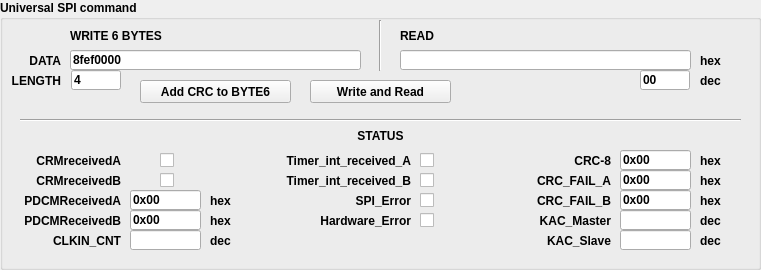
    <widget class="QGroupBox" name="groupBox_2">
     <property name="geometry">
      <rect>
       <x>10</x>
       <y>130</y>
       <width>761</width>
       <height>270</height>
      </rect>
     </property>
     <property name="minimumSize">
      <size>
       <width>0</width>
       <height>270</height>
      </size>
     </property>
     <property name="font">
      <font>
       <weight>75</weight>
       <bold>true</bold>
      </font>
     </property>
     <property name="title">
      <string>Universal SPI command</string>
     </property>
     <widget class="QLineEdit" name="lineEditSPIWriteData">
      <property name="geometry">
       <rect>
        <x>70</x>
        <y>50</y>
        <width>291</width>
        <height>20</height>
       </rect>
      </property>
      <property name="minimumSize">
       <size>
        <width>150</width>
        <height>0</height>
       </size>
      </property>
      <property name="accessibleName">
       <string>WriteData</string>
      </property>
      <property name="inputMask">
       <string/>
      </property>
      <property name="text">
       <string>8fef0000</string>
      </property>
      <property name="maxLength">
       <number>32767</number>
      </property>
     </widget>
     <widget class="QLineEdit" name="lineEditSPIReadData">
      <property name="geometry">
       <rect>
        <x>400</x>
        <y>50</y>
        <width>291</width>
        <height>20</height>
       </rect>
      </property>
      <property name="minimumSize">
       <size>
        <width>150</width>
        <height>0</height>
       </size>
      </property>
      <property name="accessibleName">
       <string>ReadData</string>
      </property>
      <property name="inputMask">
       <string/>
      </property>
      <property name="text">
       <string/>
      </property>
      <property name="readOnly">
       <bool>true</bool>
      </property>
     </widget>
     <widget class="QLabel" name="label_11">
      <property name="geometry">
       <rect>
        <x>400</x>
        <y>20</y>
        <width>101</width>
        <height>31</height>
       </rect>
      </property>
      <property name="font">
       <font>
        <weight>75</weight>
        <bold>true</bold>
       </font>
      </property>
      <property name="text">
       <string>READ</string>
      </property>
      <property name="alignment">
       <set>Qt::AlignLeading|Qt::AlignLeft|Qt::AlignVCenter</set>
      </property>
     </widget>
     <widget class="CustomControls::PushButton" name="pushButtonSPIWriteRead">
      <property name="geometry">
       <rect>
        <x>310</x>
        <y>80</y>
        <width>141</width>
        <height>23</height>
       </rect>
      </property>
      <property name="font">
       <font>
        <weight>75</weight>
        <bold>true</bold>
       </font>
      </property>
      <property name="accessibleName">
       <string>SPIWriteRead()</string>
      </property>
      <property name="text">
       <string>Write and Read</string>
      </property>
     </widget>
     <widget class="QLabel" name="label_12">
      <property name="geometry">
       <rect>
        <x>70</x>
        <y>20</y>
        <width>131</width>
        <height>31</height>
       </rect>
      </property>
      <property name="font">
       <font>
        <weight>75</weight>
        <bold>true</bold>
       </font>
      </property>
      <property name="text">
       <string>WRITE 6 BYTES</string>
      </property>
      <property name="alignment">
       <set>Qt::AlignLeading|Qt::AlignLeft|Qt::AlignVCenter</set>
      </property>
     </widget>
     <widget class="QLabel" name="label_13">
      <property name="geometry">
       <rect>
        <x>700</x>
        <y>50</y>
        <width>41</width>
        <height>21</height>
       </rect>
      </property>
      <property name="text">
       <string>hex</string>
      </property>
     </widget>
     <widget class="QLineEdit" name="lineEditSPIWriteDataCount">
      <property name="geometry">
       <rect>
        <x>71</x>
        <y>70</y>
        <width>50</width>
        <height>20</height>
       </rect>
      </property>
      <property name="minimumSize">
       <size>
        <width>50</width>
        <height>0</height>
       </size>
      </property>
      <property name="accessibleName">
       <string>WriteData</string>
      </property>
      <property name="inputMask">
       <string/>
      </property>
      <property name="text">
       <string>4</string>
      </property>
      <property name="readOnly">
       <bool>true</bool>
      </property>
     </widget>
     <widget class="QLabel" name="label_15">
      <property name="geometry">
       <rect>
        <x>10</x>
        <y>50</y>
        <width>51</width>
        <height>21</height>
       </rect>
      </property>
      <property name="text">
       <string>DATA</string>
      </property>
      <property name="alignment">
       <set>Qt::AlignRight|Qt::AlignTrailing|Qt::AlignVCenter</set>
      </property>
     </widget>
     <widget class="QLabel" name="label_16">
      <property name="geometry">
       <rect>
        <x>0</x>
        <y>70</y>
        <width>61</width>
        <height>21</height>
       </rect>
      </property>
      <property name="text">
       <string>LENGTH</string>
      </property>
      <property name="alignment">
       <set>Qt::AlignRight|Qt::AlignTrailing|Qt::AlignVCenter</set>
      </property>
     </widget>
     <widget class="QLineEdit" name="lineEditSPIReadDataCount">
      <property name="geometry">
       <rect>
        <x>640</x>
        <y>70</y>
        <width>50</width>
        <height>20</height>
       </rect>
      </property>
      <property name="minimumSize">
       <size>
        <width>50</width>
        <height>0</height>
       </size>
      </property>
      <property name="accessibleName">
       <string>WriteData</string>
      </property>
      <property name="inputMask">
       <string/>
      </property>
      <property name="text">
       <string>00</string>
      </property>
      <property name="readOnly">
       <bool>true</bool>
      </property>
     </widget>
     <widget class="QLabel" name="label_20">
      <property name="geometry">
       <rect>
        <x>700</x>
        <y>70</y>
        <width>41</width>
        <height>21</height>
       </rect>
      </property>
      <property name="text">
       <string>dec</string>
      </property>
     </widget>
     <widget class="CustomControls::PushButton" name="pushButtonSPICRC">
      <property name="geometry">
       <rect>
        <x>140</x>
        <y>80</y>
        <width>151</width>
        <height>23</height>
       </rect>
      </property>
      <property name="accessibleName">
       <string>SPICRC()</string>
      </property>
      <property name="text">
       <string>Add CRC to BYTE6</string>
      </property>
     </widget>
     <widget class="CustomControls::LineEdit" name="lineEditStatus">
      <property name="geometry">
       <rect>
        <x>130</x>
        <y>190</y>
        <width>71</width>
        <height>20</height>
       </rect>
      </property>
      <property name="minimumSize">
       <size>
        <width>50</width>
        <height>0</height>
       </size>
      </property>
      <property name="accessibleName">
       <string>STATUS[PDCM_RECEIVED_A]</string>
      </property>
      <property name="inputMask">
       <string/>
      </property>
      <property name="text">
       <string>0x00</string>
      </property>
     </widget>
     <widget class="CustomControls::LineEdit" name="lineEditStatus_2">
      <property name="geometry">
       <rect>
        <x>130</x>
        <y>210</y>
        <width>71</width>
        <height>20</height>
       </rect>
      </property>
      <property name="minimumSize">
       <size>
        <width>50</width>
        <height>0</height>
       </size>
      </property>
      <property name="accessibleName">
       <string>STATUS[PDCM_RECEIVED_B]</string>
      </property>
      <property name="inputMask">
       <string/>
      </property>
      <property name="text">
       <string>0x00</string>
      </property>
     </widget>
     <widget class="QLabel" name="label_39">
      <property name="geometry">
       <rect>
        <x>0</x>
        <y>190</y>
        <width>121</width>
        <height>21</height>
       </rect>
      </property>
      <property name="text">
       <string>PDCMReceivedA</string>
      </property>
      <property name="alignment">
       <set>Qt::AlignRight|Qt::AlignTrailing|Qt::AlignVCenter</set>
      </property>
     </widget>
     <widget class="QLabel" name="label_40">
      <property name="geometry">
       <rect>
        <x>0</x>
        <y>210</y>
        <width>121</width>
        <height>21</height>
       </rect>
      </property>
      <property name="text">
       <string>PDCMReceivedB</string>
      </property>
      <property name="alignment">
       <set>Qt::AlignRight|Qt::AlignTrailing|Qt::AlignVCenter</set>
      </property>
     </widget>
     <widget class="QLabel" name="label_41">
      <property name="geometry">
       <rect>
        <x>530</x>
        <y>150</y>
        <width>81</width>
        <height>21</height>
       </rect>
      </property>
      <property name="text">
       <string>CRC-8</string>
      </property>
      <property name="alignment">
       <set>Qt::AlignRight|Qt::AlignTrailing|Qt::AlignVCenter</set>
      </property>
     </widget>
     <widget class="CustomControls::LineEdit" name="lineEditStatus_7">
      <property name="geometry">
       <rect>
        <x>620</x>
        <y>150</y>
        <width>71</width>
        <height>20</height>
       </rect>
      </property>
      <property name="minimumSize">
       <size>
        <width>50</width>
        <height>0</height>
       </size>
      </property>
      <property name="accessibleName">
       <string>STATUS[CRC8]</string>
      </property>
      <property name="inputMask">
       <string/>
      </property>
      <property name="text">
       <string>0x00</string>
      </property>
     </widget>
     <widget class="QLabel" name="label_42">
      <property name="geometry">
       <rect>
        <x>30</x>
        <y>230</y>
        <width>91</width>
        <height>21</height>
       </rect>
      </property>
      <property name="text">
       <string>CLKIN_CNT</string>
      </property>
      <property name="alignment">
       <set>Qt::AlignRight|Qt::AlignTrailing|Qt::AlignVCenter</set>
      </property>
     </widget>
     <widget class="CustomControls::LineEdit" name="lineEditStatus_8">
      <property name="geometry">
       <rect>
        <x>130</x>
        <y>230</y>
        <width>71</width>
        <height>20</height>
       </rect>
      </property>
      <property name="minimumSize">
       <size>
        <width>50</width>
        <height>0</height>
       </size>
      </property>
      <property name="accessibleName">
       <string>STATUS[CLKIN_CNT]</string>
      </property>
      <property name="inputMask">
       <string/>
      </property>
      <property name="text">
       <string/>
      </property>
     </widget>
     <widget class="QLabel" name="label_43">
      <property name="geometry">
       <rect>
        <x>500</x>
        <y>190</y>
        <width>111</width>
        <height>21</height>
       </rect>
      </property>
      <property name="text">
       <string>CRC_FAIL_B</string>
      </property>
      <property name="alignment">
       <set>Qt::AlignRight|Qt::AlignTrailing|Qt::AlignVCenter</set>
      </property>
     </widget>
     <widget class="QLabel" name="label_44">
      <property name="geometry">
       <rect>
        <x>510</x>
        <y>170</y>
        <width>101</width>
        <height>21</height>
       </rect>
      </property>
      <property name="text">
       <string>CRC_FAIL_A</string>
      </property>
      <property name="alignment">
       <set>Qt::AlignRight|Qt::AlignTrailing|Qt::AlignVCenter</set>
      </property>
     </widget>
     <widget class="CustomControls::LineEdit" name="lineEditStatus_9">
      <property name="geometry">
       <rect>
        <x>620</x>
        <y>170</y>
        <width>71</width>
        <height>20</height>
       </rect>
      </property>
      <property name="minimumSize">
       <size>
        <width>50</width>
        <height>0</height>
       </size>
      </property>
      <property name="accessibleName">
       <string>STATUS[CRC_FAIL_A]</string>
      </property>
      <property name="inputMask">
       <string/>
      </property>
      <property name="text">
       <string>0x00</string>
      </property>
     </widget>
     <widget class="CustomControls::LineEdit" name="lineEditStatus_10">
      <property name="geometry">
       <rect>
        <x>620</x>
        <y>190</y>
        <width>71</width>
        <height>20</height>
       </rect>
      </property>
      <property name="minimumSize">
       <size>
        <width>50</width>
        <height>0</height>
       </size>
      </property>
      <property name="accessibleName">
       <string>STATUS[CRC_FAIL_B]</string>
      </property>
      <property name="inputMask">
       <string/>
      </property>
      <property name="text">
       <string>0x00</string>
      </property>
     </widget>
     <widget class="QLabel" name="label_21">
      <property name="geometry">
       <rect>
        <x>210</x>
        <y>190</y>
        <width>41</width>
        <height>21</height>
       </rect>
      </property>
      <property name="text">
       <string>hex</string>
      </property>
     </widget>
     <widget class="QLabel" name="label_22">
      <property name="geometry">
       <rect>
        <x>210</x>
        <y>210</y>
        <width>41</width>
        <height>21</height>
       </rect>
      </property>
      <property name="text">
       <string>hex</string>
      </property>
     </widget>
     <widget class="QLabel" name="label_45">
      <property name="geometry">
       <rect>
        <x>700</x>
        <y>170</y>
        <width>41</width>
        <height>21</height>
       </rect>
      </property>
      <property name="text">
       <string>hex</string>
      </property>
     </widget>
     <widget class="QLabel" name="label_46">
      <property name="geometry">
       <rect>
        <x>700</x>
        <y>190</y>
        <width>41</width>
        <height>21</height>
       </rect>
      </property>
      <property name="text">
       <string>hex</string>
      </property>
     </widget>
     <widget class="QLabel" name="label_47">
      <property name="geometry">
       <rect>
        <x>210</x>
        <y>230</y>
        <width>41</width>
        <height>21</height>
       </rect>
      </property>
      <property name="text">
       <string>dec</string>
      </property>
     </widget>
     <widget class="QLabel" name="label_48">
      <property name="geometry">
       <rect>
        <x>700</x>
        <y>150</y>
        <width>41</width>
        <height>21</height>
       </rect>
      </property>
      <property name="text">
       <string>hex</string>
      </property>
     </widget>
     <widget class="QLabel" name="label_49">
      <property name="geometry">
       <rect>
        <x>500</x>
        <y>210</y>
        <width>111</width>
        <height>21</height>
       </rect>
      </property>
      <property name="text">
       <string>KAC_Master</string>
      </property>
      <property name="alignment">
       <set>Qt::AlignRight|Qt::AlignTrailing|Qt::AlignVCenter</set>
      </property>
     </widget>
     <widget class="CustomControls::LineEdit" name="lineEditStatus_11">
      <property name="geometry">
       <rect>
        <x>620</x>
        <y>210</y>
        <width>71</width>
        <height>20</height>
       </rect>
      </property>
      <property name="minimumSize">
       <size>
        <width>20</width>
        <height>0</height>
       </size>
      </property>
      <property name="accessibleName">
       <string>STATUS[KAC_MASTER]</string>
      </property>
      <property name="inputMask">
       <string/>
      </property>
      <property name="text">
       <string/>
      </property>
     </widget>
     <widget class="CustomControls::LineEdit" name="lineEditStatus_12">
      <property name="geometry">
       <rect>
        <x>620</x>
        <y>230</y>
        <width>71</width>
        <height>20</height>
       </rect>
      </property>
      <property name="minimumSize">
       <size>
        <width>20</width>
        <height>0</height>
       </size>
      </property>
      <property name="accessibleName">
       <string>STATUS[KAC_SLAVE]</string>
      </property>
      <property name="inputMask">
       <string/>
      </property>
      <property name="text">
       <string/>
      </property>
     </widget>
     <widget class="QLabel" name="label_52">
      <property name="geometry">
       <rect>
        <x>520</x>
        <y>230</y>
        <width>91</width>
        <height>21</height>
       </rect>
      </property>
      <property name="text">
       <string>KAC_Slave</string>
      </property>
      <property name="alignment">
       <set>Qt::AlignRight|Qt::AlignTrailing|Qt::AlignVCenter</set>
      </property>
     </widget>
     <widget class="CustomControls::CheckBox" name="checkBox_22">
      <property name="geometry">
       <rect>
        <x>160</x>
        <y>150</y>
        <width>131</width>
        <height>20</height>
       </rect>
      </property>
      <property name="accessibleName">
       <string>STATUS[CRM_RECEIVED_A]</string>
      </property>
      <property name="text">
       <string/>
      </property>
     </widget>
     <widget class="CustomControls::CheckBox" name="checkBox_23">
      <property name="geometry">
       <rect>
        <x>160</x>
        <y>170</y>
        <width>131</width>
        <height>20</height>
       </rect>
      </property>
      <property name="accessibleName">
       <string>STATUS[CRM_RECEIVED_B]</string>
      </property>
      <property name="text">
       <string/>
      </property>
     </widget>
     <widget class="CustomControls::CheckBox" name="checkBox_24">
      <property name="geometry">
       <rect>
        <x>420</x>
        <y>150</y>
        <width>31</width>
        <height>20</height>
       </rect>
      </property>
      <property name="accessibleName">
       <string>STATUS[TIMER_INT_RECEIVED_A]</string>
      </property>
      <property name="text">
       <string/>
      </property>
     </widget>
     <widget class="CustomControls::CheckBox" name="checkBox_25">
      <property name="geometry">
       <rect>
        <x>420</x>
        <y>170</y>
        <width>31</width>
        <height>20</height>
       </rect>
      </property>
      <property name="accessibleName">
       <string>STATUS[TIMER_INT_RECEIVED_B]</string>
      </property>
      <property name="text">
       <string/>
      </property>
     </widget>
     <widget class="CustomControls::CheckBox" name="checkBox_26">
      <property name="geometry">
       <rect>
        <x>420</x>
        <y>190</y>
        <width>41</width>
        <height>20</height>
       </rect>
      </property>
      <property name="accessibleName">
       <string>STATUS[SPI_ERROR]</string>
      </property>
      <property name="text">
       <string/>
      </property>
     </widget>
     <widget class="CustomControls::CheckBox" name="checkBox_27">
      <property name="geometry">
       <rect>
        <x>420</x>
        <y>210</y>
        <width>41</width>
        <height>20</height>
       </rect>
      </property>
      <property name="accessibleName">
       <string>STATUS[HARDWARE_ERROR]</string>
      </property>
      <property name="text">
       <string/>
      </property>
     </widget>
     <widget class="Line" name="line_2">
      <property name="geometry">
       <rect>
        <x>370</x>
        <y>20</y>
        <width>21</width>
        <height>51</height>
       </rect>
      </property>
      <property name="orientation">
       <enum>Qt::Vertical</enum>
      </property>
     </widget>
     <widget class="Line" name="line_3">
      <property name="geometry">
       <rect>
        <x>20</x>
        <y>110</y>
        <width>721</width>
        <height>21</height>
       </rect>
      </property>
      <property name="orientation">
       <enum>Qt::Horizontal</enum>
      </property>
     </widget>
     <widget class="QLabel" name="label_14">
      <property name="geometry">
       <rect>
        <x>240</x>
        <y>120</y>
        <width>281</width>
        <height>31</height>
       </rect>
      </property>
      <property name="font">
       <font>
        <weight>75</weight>
        <bold>true</bold>
       </font>
      </property>
      <property name="text">
       <string>STATUS</string>
      </property>
      <property name="alignment">
       <set>Qt::AlignCenter</set>
      </property>
     </widget>
     <widget class="QLabel" name="label_51">
      <property name="geometry">
       <rect>
        <x>10</x>
        <y>170</y>
        <width>111</width>
        <height>21</height>
       </rect>
      </property>
      <property name="text">
       <string>CRMreceivedB</string>
      </property>
      <property name="alignment">
       <set>Qt::AlignRight|Qt::AlignTrailing|Qt::AlignVCenter</set>
      </property>
     </widget>
     <widget class="QLabel" name="label_53">
      <property name="geometry">
       <rect>
        <x>10</x>
        <y>150</y>
        <width>111</width>
        <height>21</height>
       </rect>
      </property>
      <property name="text">
       <string>CRMreceivedA</string>
      </property>
      <property name="alignment">
       <set>Qt::AlignRight|Qt::AlignTrailing|Qt::AlignVCenter</set>
      </property>
     </widget>
     <widget class="QLabel" name="label_50">
      <property name="geometry">
       <rect>
        <x>700</x>
        <y>210</y>
        <width>41</width>
        <height>21</height>
       </rect>
      </property>
      <property name="text">
       <string>dec</string>
      </property>
     </widget>
     <widget class="QLabel" name="label_54">
      <property name="geometry">
       <rect>
        <x>700</x>
        <y>230</y>
        <width>41</width>
        <height>21</height>
       </rect>
      </property>
      <property name="text">
       <string>dec</string>
      </property>
     </widget>
     <widget class="QLabel" name="label_55">
      <property name="geometry">
       <rect>
        <x>290</x>
        <y>210</y>
        <width>121</width>
        <height>21</height>
       </rect>
      </property>
      <property name="text">
       <string>Hardware_Error</string>
      </property>
      <property name="alignment">
       <set>Qt::AlignRight|Qt::AlignTrailing|Qt::AlignVCenter</set>
      </property>
     </widget>
     <widget class="QLabel" name="label_56">
      <property name="geometry">
       <rect>
        <x>290</x>
        <y>190</y>
        <width>121</width>
        <height>21</height>
       </rect>
      </property>
      <property name="text">
       <string>SPI_Error</string>
      </property>
      <property name="alignment">
       <set>Qt::AlignRight|Qt::AlignTrailing|Qt::AlignVCenter</set>
      </property>
     </widget>
     <widget class="QLabel" name="label_57">
      <property name="geometry">
       <rect>
        <x>250</x>
        <y>170</y>
        <width>161</width>
        <height>21</height>
       </rect>
      </property>
      <property name="text">
       <string>Timer_int_received_B</string>
      </property>
      <property name="alignment">
       <set>Qt::AlignRight|Qt::AlignTrailing|Qt::AlignVCenter</set>
      </property>
     </widget>
     <widget class="QLabel" name="label_58">
      <property name="geometry">
       <rect>
        <x>250</x>
        <y>150</y>
        <width>161</width>
        <height>21</height>
       </rect>
      </property>
      <property name="text">
       <string>Timer_int_received_A</string>
      </property>
      <property name="alignment">
       <set>Qt::AlignRight|Qt::AlignTrailing|Qt::AlignVCenter</set>
      </property>
     </widget>
    </widget>
